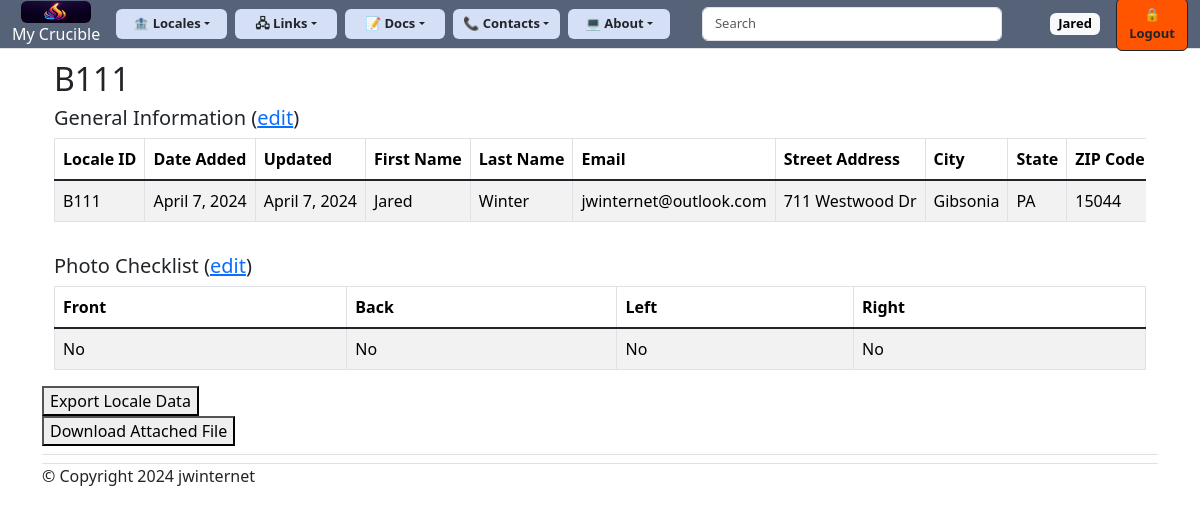
/locales/b111/ (signed in), run on the app's committed database.
### my_crucible/models.py (models this page shows, shortened)
class Locale(models.Model):
    title = models.CharField(
        max_length=4,
        unique=True
    )
    slug = models.SlugField(max_length=250)
    date_added = models.DateField(auto_now_add=True)
    updated = models.DateField(auto_now=True)
    owner = models.ForeignKey(User, on_delete=models.CASCADE, null=True)
    first_name = models.CharField(max_length=100)
    last_name = models.CharField(max_length=100)
    email = models.EmailField(max_length=100)
    street_address = models.CharField(max_length=100)
    city = models.CharField(max_length=100)
    STATE = [
        (None, "State"),
        ("AK", "Alaska"),
        ("AL", "Alabama"),
        ("AR", "Arkansas"),
        ("AZ", "Arizona"),
        ("CA", "California"),
        ("CO", "Colorado"),
        ("CT", "Connecticut"),
        ("DE", "Delaware"),
        ("DC", "District of Columbia"),
        ("FL", "Florida"),
        ("GA", "Georgia"),
        ("HI", "Hawaii"),
        ("IA", "Iowa"),
        ("ID", "Idaho"),
        ("IL", "Illinois"),
        ("IN", "Indiana"),
        ("KS", "Kansas"),
        ("KY", "Kentucky"),
        ("LA", "Louisiana"),
        ("MA", "Massachusetts"),
        ("MD", "Maryland"),
        ("ME", "Maine"),
        ("MI", "Michigan"),
        ("MN", "Minnesota"),
        ("MO", "Missouri"),
        ("MS", "Mississippi"),
        ("MT", "Montana"),
        ("NC", "North Carolina"),
        ("ND", "North Dakota"),
        ("NE", "Nebraska"),
        ("NH", "New Hampshire"),
        ("NJ", "New Jersey"),
        ("NM", "New Mexico"),
        ("NV", "Nevada"),
        ("NY", "New York"),
        ("OH", "Ohio"),
        ("OK", "Oklahoma"),
        ("OR", "Oregon"),
        ("PA", "Pennsylvania"),
        ("PR", "Puerto Rico"),
        ("RI", "Rhode Island"),
        ("SC", "South Carolina"),
        ("SD", "South Dakota"),
        ("TN", "Tennessee"),
        ("TX", "Texas"),
        ("UT", "Utah"),
        ("VA", "Virginia"),
        ("VT", "Vermont"),
        ("WA", "Washington"),
        ("WI", "Wisconsin"),
        ("WV", "West Virginia"),
        ("WY", "Wyoming"),
    ]
    state = models.CharField(
        choices=STATE,
        max_length=2
    )
    zip_code = models.CharField(max_length=5)
    YES_NO_CHOICES = [
        ("Yes", "Yes"),
        ("No", "No")
    ]
    front = models.CharField(
        choices=YES_NO_CHOICES,
        default="No",
        max_length=4,
    )
    back = models.CharField(
        choices=YES_NO_CHOICES,
        default="No",
        max_length=4,
    )
    left = models.CharField(
        choices=YES_NO_CHOICES,
        default="No",
        max_length=4,
    )
    right = models.CharField(
        choices=YES_NO_CHOICES,
        default="No",
        max_length=4,
    )
    file_upload = models.FileField(
        upload_to='my_crucible/media/%Y/%m/%d/',
        blank=True
    )
    tags = TaggableManager()
    class Meta:
        ordering = ['title']

### my_crucible/views.py (the view)
# urls.py: path("locales/<slug:locale_id>/", views.locale, name="locale"),
@login_required
def locale(request, locale_id):
    try:
        locale = get_object_or_404(Locale, slug=locale_id)
        context = {
            "locale": locale
        }
        return render(request, "my_crucible/locale.html", context)
    except:
        return redirect("my_crucible:locales")

### my_crucible/templates/my_crucible/locale.html (shortened to what this page needs)
<!DOCTYPE html>
<html lang="en">
<head>
</head>
<body>
    {% extends "my_crucible/base.html" %}
    {% block page_header %}
        <div class="container mt-3">
            <h2>{{ locale.title.upper }}</h2>
            <h5>General Information (<a href="{% url 'my_crucible:edit_locale' locale.id %}">edit</a>)</h5>
            <div class="table-responsive">
                <table class="table table-hover table-bordered table-striped" style="background-color: #d5dff5; white-space: nowrap">
                    <thead>
                        <tr>
                            <th>Locale ID</th>
                            <th>Date Added</th>
                            <th>Updated</th>
                            <th>First Name</th>
                            <th>Last Name</th>
                            <th>Email</th>
                            <th>Street Address</th>
                            <th>City</th>
                            <th>State</th>
                            <th>ZIP Code</th>
                        </tr>
                    </thead>
                    <tbody class="table-group-divider">
                        <tr>
                            <td>{{ locale.title.upper }}</td>
                            <td>{{ locale.date_added }}</td>
                            <td>{{ locale.updated }}</td>
                            <td>{{ locale.first_name }}</td>
                            <td>{{ locale.last_name }}</td>
                            <td>{{ locale.email }}</td>
                            <td>{{ locale.street_address }}</td>
                            <td>{{ locale.city }}</td>
                            <td>{{ locale.state }}</td>
                            <td>{{ locale.zip_code }}</td>
                        </tr>
                    </tbody>
                </table>
            </div>
        </div>
        <div class="container mt-3">
            <h5>Photo Checklist (<a href="{% url 'my_crucible:photo_checklist' locale.id %}">edit</a>)</h5>
            <div class="table-responsive">
                <table class="table table-hover table-bordered table-striped" style="background-color: #d5dff5; white-space: nowrap">
                    <thead>
                        <tr>
                            <th>Front</th>
                            <th>Back</th>
                            <th>Left</th>
                            <th>Right</th>
                        </tr>
                    </thead>
                    <tbody class="table-group-divider">
                        <tr>
                            <td>{{ locale.front }}</td>
                            <td>{{ locale.back }}</td>
                            <td>{{ locale.left }}</td>
                            <td>{{ locale.right }}</td>
                        </tr>
                    </tbody>
                </table>
            </div>
        </div>
        <div>
            <a href="{% url 'my_crucible:export_locale' locale.id %}">
                <button type="button" class="button">Export Locale Data</button>
            </a>
        </div>
        <div>
            {% if locale.file_upload %}
                <a href="{% url 'my_crucible:download_file' locale.id %}">
                    <button type="button" class="button">Download Attached File</button>
                </a>
            {% endif %}
        </div>
    {% endblock page_header %}

### my_crucible/templates/my_crucible/base.html (shortened to what this page needs)
{% load static %}
<!DOCTYPE html>
<html lang="en">
<head>
    {% load django_bootstrap5 %}
    {% bootstrap_css %}
</head>
<body>
    <nav class="navbar navbar-expand-lg navbar-dark fixed-top mb-5 border" style="background-color: #556278; margin: -1px; height: 50px">
        <div class="container-fluid" style="text-align: center;">
            <a class="navbar-brand" href="{% url 'my_crucible:index' %}">
                <img src="{% static '/my_crucible/images/flame.png' %}" width="70" height="22" class="rounded" alt="Missing Image">
                <h6> My Crucible</h6>
            </a>
            <div class="collapse navbar-collapse gap-2" id="navbarCollapse">
                <div class="btn-group ms-auto mb-2 mb-md-0">
                    <button type="button" class="btn dropdown-toggle" style="font-size: small; background-color: #d5dff5; --bs-btn-padding-y: .25rem; --bs-btn-padding-x: 1rem;" data-bs-toggle="dropdown" aria-expanded="false"><strong>&#127974; Locales</strong></button>
                </div>
                <div class="btn-group ms-auto mb-2 mb-md-0">
                    <button type="button" class="btn dropdown-toggle" style="font-size: small; background-color: #d5dff5; --bs-btn-padding-y: .25rem; --bs-btn-padding-x: 1.2rem;" data-bs-toggle="dropdown" aria-expanded="false"><strong>&#128423; Links</strong></button>
                </div>
                <div class="btn-group ms-auto mb-2 mb-md-0">
                    <button type="button" class="btn dropdown-toggle" style="font-size: small; background-color: #d5dff5; --bs-btn-padding-y: .25rem; --bs-btn-padding-x: 1.2rem;" data-bs-toggle="dropdown" aria-expanded="false"><strong>&#128221; Docs</strong></button>
                </div>
                <div class="btn-group ms-auto mb-2 mb-md-0">
                    <button type="button" class="btn dropdown-toggle" style="font-size: small; background-color: #d5dff5; --bs-btn-padding-y: .25rem; --bs-btn-padding-x: 0.6rem;" data-bs-toggle="dropdown" aria-expanded="false"><strong>&#128222; Contacts</strong></button>
                </div>
                <div class="btn-group ms-auto mb-2 mb-md-0">
                    <button type="button" class="btn dropdown-toggle" style="font-size: small; background-color: #d5dff5; --bs-btn-padding-y: .25rem; --bs-btn-padding-x: 1rem;" data-bs-toggle="dropdown" aria-expanded="false"><strong>&#128187; About</strong></button>
                </div>
                <div class="container-fluid ms-auto mb-2 mb-md-0 g-5">
                    <form class="d-flex" role="search" action="{% url 'my_crucible:search_results' %}" method="get">
                        <input name="q" class="form-control me-2" style="font-size: small; color: black; text-align: left" type="search" placeholder="Search" aria-label="Search">
                    </form>
                </div>
                <ul class="navbar-nav ms-auto mb-2 mb-md-0">
                    {% if user.is_authenticated %}
                        <li class="badge">
                            <h4><span class="badge text-bg-light" style="font-size: small">{{ user.username.title }}</span></h4>
                        </li>
                    {% endif %}
                </ul>
                {% if user.is_authenticated %}
                    <form action="{% url 'accounts:logout' %}" method='post'>
                        <button name='submit' class='btn btn-light btn-outline-dark text-dark' data-toggle="tooltip" style="font-size: small; background-color: #FF5400;"
                                data-placement="top" title="Click to log out of locale."><strong>&#128274; Logout</strong></button>
                    </form>
                {% endif %}
            </div>
        </div>
    </nav>
    <main class="container" style="margin-top: 60px;">
        <div class="pb-2 mb-2 border-bottom">
            {% block page_header %}{% endblock page_header %}
        </div>
        <footer>
            <p class="copyright border-top" style="position: sticky; bottom: 0;">&copy Copyright 2024 jwinternet</p>
        </footer>
    </main>
</body>
</html>

### data on the page
Locale: title "B111", date_added "April 7, 2024", updated "April 7, 2024", first_name "Jared", last_name "Winter", email "jwinternet@outlook.com", street_address "711 Westwood Dr", city "Gibsonia", state "PA", zip_code "15044", front "No", back "No", left "No", right "No"

### other printed values
{{ user.username.title }} "Jared"
